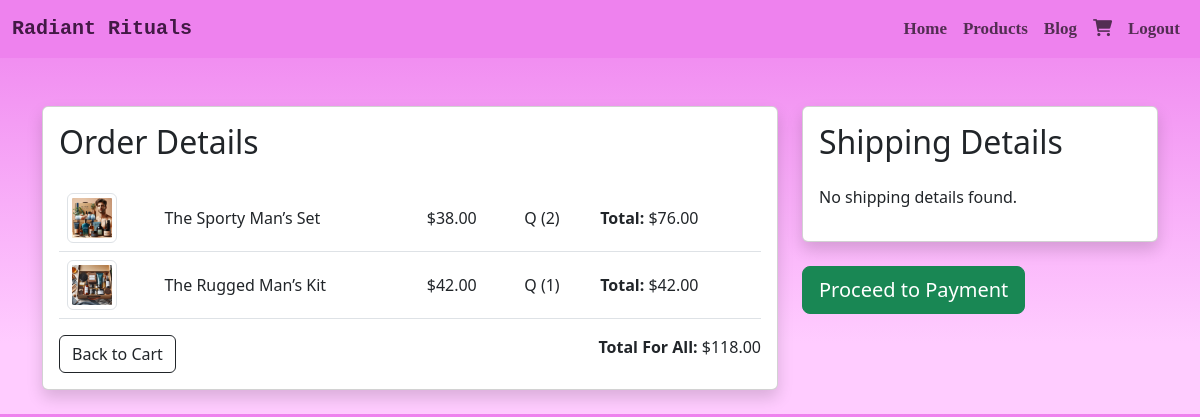
/products/checkout/ (signed in), run on an earlier commit of the app's database.
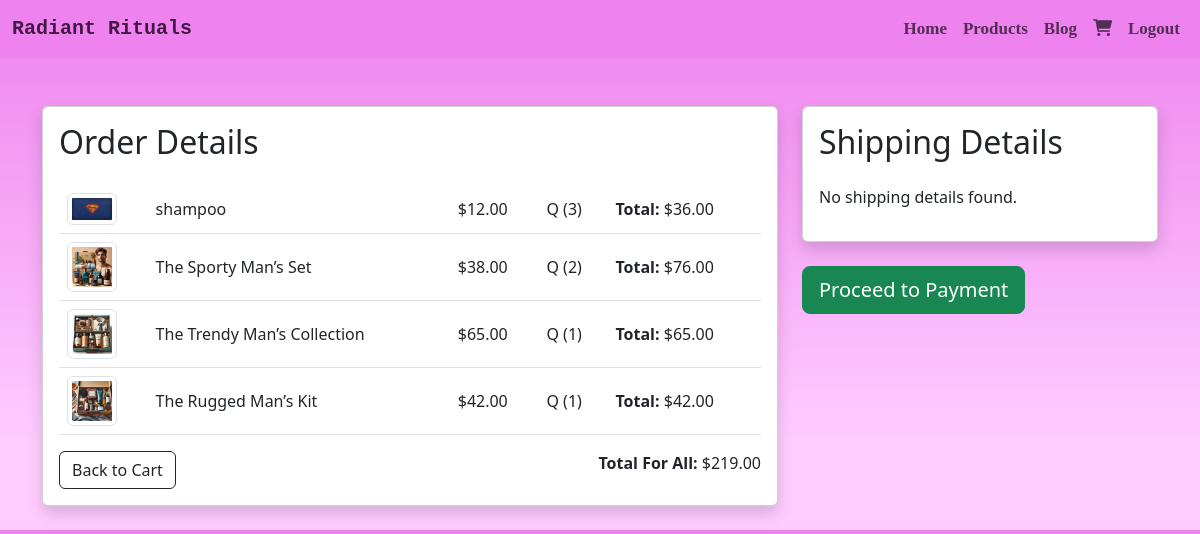
And on a later commit of the database.
### products/models.py (models this page shows)
class Product(models.Model):
    GENDER_CHOICES = (
        ('Male', 'Male'),
        ('Female', 'Female'),
        ('Unisex', 'Unisex'),
    )
    CATEGORY_CHOICES = (
        ('Haircare', 'Haircare'),
        ('Skincare', 'Skincare'),
        ('Bodycare', 'Bodycare'),
        ('Fragrance', 'Fragrance'),
        ('Beauty Boxes', 'Beauty Boxes'),
        ('Other', "Other"),
    )
    user = models.ForeignKey(User, on_delete=models.CASCADE, default=1)
    name = models.CharField(max_length=255)
    description = models.TextField()
    price = models.DecimalField(max_digits=10, decimal_places=2)
    image = models.ImageField(upload_to='product_images/')
    created_at = models.DateTimeField(auto_now_add=True)
    category = models.CharField(max_length=20, choices=CATEGORY_CHOICES, default='Other')
    gender = models.CharField(max_length=10, choices=GENDER_CHOICES, default="Unisex")
    quantity = models.IntegerField(default=1)

### products/views.py (the view)
# urls.py: path('checkout/', checkout, name='checkout'),
@login_required
def checkout(request):
    cart, created = Cart.objects.get_or_create(user=request.user)
    products = cart.products.all()
    for product in products:
        product.total_price = product.price * product.quantity
    total_price = sum(product.total_price for product in products)
    try:
        shipping_details = ShippingDetails.objects.get(user=request.user)
    except ShippingDetails.DoesNotExist:
        shipping_details = None
    return render(request, 'products/checkout.html', {'cart': cart, 'products': products, 'total_price': total_price, 'shipping_details': shipping_details})

### products/templates/products/checkout.html
{% extends 'base.html' %}
{% block content %}
  <div class="container mt-5">
    <div class="row">
      <div class="col-md-8 mb-4">
        <div class="card shadow">
          <div class="card-body">
            <h2 class="card-title mb-4">Order Details</h2>
            <table class="table">
              <tbody>
                {% for product in products %}
                  <tr>
                    <td class="align-middle"><img src="{{ product.image.url }}" alt="{{ product.name }}" class="img-thumbnail" width="50"></td>
                    <td class="align-middle"><a class="nav-link" href="{% url 'product_detail' product_id=product.id %}">{{ product.name }}</a></td>
                    <td class="align-middle">${{ product.price }}</td>
                    <td class="align-middle">Q ({{ product.quantity }})</td>
                    <td class="align-middle"><strong>Total:</strong> ${{ product.total_price }}</td>
                  </tr>
                {% endfor %}
              </tbody>
            </table>
            <div class="row mt-3">
              <div class="col-md-6">
                <a href="{% url 'view_cart' %}" class="btn btn-outline-dark flex-shrink-0">Back to Cart</a>
              </div>
              <div class="col-md-6 text-md-end">
                <p class="mb-0"><strong>Total For All:</strong> ${{ total_price }}</p>
              </div>
            </div>
          </div>
        </div>
      </div>
      <div class="col-md-4">
        <div class="card shadow">
          <div class="card-body">
            <h2 class="card-title mb-4">Shipping Details</h2>
            {% if shipping_details %}
              <div class="mb-3">
                <strong>Full Name:</strong> {{ shipping_details.full_name }}
              </div>
              <div class="mb-3">
                <strong>City:</strong> {{ shipping_details.city }}
              </div>
              <div class="mb-3">
                <strong>Postcode:</strong> {{ shipping_details.postcode }}
              </div>
              <div class="mb-3">
                <strong>Address:</strong> {{ shipping_details.address }}
              </div>
              <div class="mb-3">
                <strong>Contact Number:</strong> {{ shipping_details.contact_number }}
              </div>
              <div class="mb-3">
                <strong>Email:</strong> {{ shipping_details.email }}
              </div>
            {% else %}
              <p>No shipping details found.</p>
            {% endif %}
          </div>
        </div>
        <button type="button" class="btn btn-success btn-lg btn-block mt-4">Proceed to Payment</button>
      </div>
    </div>
  </div>
{% endblock %}

What changed in the data, as far as the page shows it:
now on this page (row edited): Product: image (picture), name "shampoo", price "12.00", quantity "3", total_price "36.00"
now on this page (row edited): Product: image (picture), name "The Trendy Man’s Collection", price "65.00", quantity "1", total_price "65.00"
Also different on the page:
{{ total_price }}: "118.00" → "219.00"
